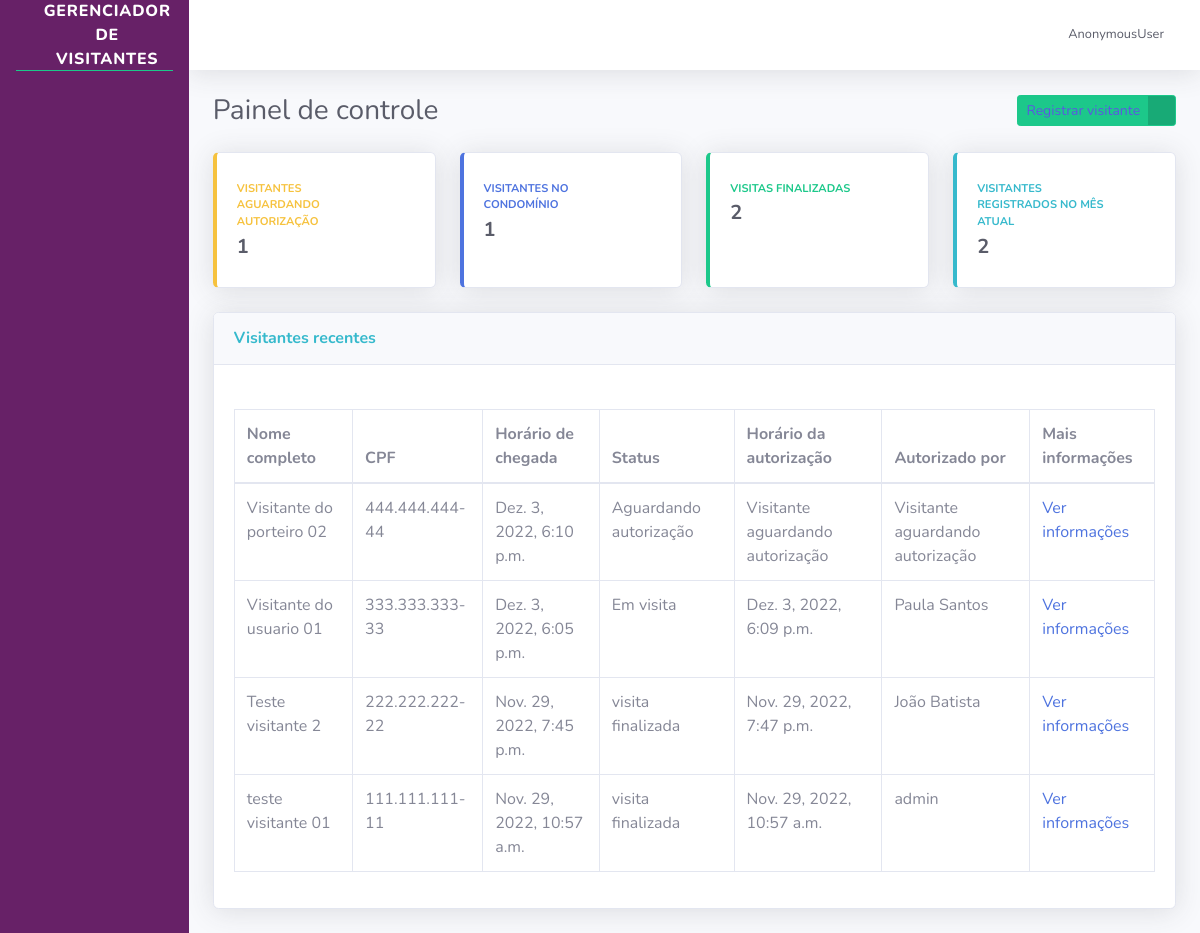
Screenshot of /dashboard/index/ with the database file from the repository.
### visitantes/models.py (models this page shows, shortened)
class Visitante(models.Model):
    STATUS_VISITANTE = [
        ("AGUARDANDO", "Aguardando autorização"),
        ("EM_VISITA", "Em visita"),
        ("FINALIZADO", "visita finalizada")
    ]
    status = models.CharField(
        verbose_name="Status",
        max_length=10,
        choices=STATUS_VISITANTE,
        default="AGUARDANDO"
    )
    nome_completo = models.CharField(
        verbose_name= "Nome completo",
        max_length=194
    )
    cpf = models.CharField(
        verbose_name="CPF",
        max_length=11
    )
    data_nascimento = models.DateField(
        verbose_name="Data de nascimento",
        auto_now=False,
        auto_now_add=False
    )
    numero_casa = models.PositiveSmallIntegerField(
        verbose_name="Número da casa a ser visitada",
    )
    placa_veiculo = models.CharField(
        verbose_name="Placa do veículo",
        max_length=7,
        blank=True,
        null=True
    )
    horario_chegada = models.DateTimeField(
        verbose_name="Horário de chegada na portaria",
        auto_now_add=True
    )
    horario_saida = models.DateTimeField(
        verbose_name="Horário de saída do condomínio",
        auto_now=False,
        blank=True,
        null=True
    )
    horario_autorizacao = models.DateTimeField(
        verbose_name="Horário de autorização de entrada",
        auto_now=False,
        blank=True,
        null=True
    )
    morador_responsavel = models.CharField(
       verbose_name="Nome do morador de autorizar a entrada do visitante",
       max_length=194,
       blank=True
    )
    registrado_por = models.ForeignKey(
        User,
        verbose_name="Responsável pelo registro",
        on_delete=models.PROTECT
    )
    def get_horario_autorizacao(self):
        if self.horario_autorizacao:
            return self.horario_autorizacao
        return "Visitante aguardando autorização"
    def get_morador_responsavel(self):
        if self.morador_responsavel:
            return self.morador_responsavel
        return "Visitante aguardando autorização"
    def get_cpf(self):
        if self.cpf:
            cpf = str(self.cpf)
            cpf_parte_um = cpf[0:3]
            cpf_parte_dois = cpf[3:6]
            cpf_parte_tres = cpf[6:9]
            cpf_parte_quatro = cpf[9:]
            cpf_formatado = f"{cpf_parte_um}.{cpf_parte_dois}.{cpf_parte_tres}-{cpf_parte_quatro}"
        return cpf_formatado
    class Meta:
        verbose_name = "Visitante"
        verbose_name_plural = "Visitantes"
        db_table="visitante"

### dashboard/views.py (the view)
# urls.py: path('dashboard/index/', IndexView.as_view(), name='index',),
class IndexView(GroupRequiredMixin,TemplateView):
    group_required = u'Porteiros'
    template_name = "dashboard/index.html"
    def get_context_data(self, *args, **kwargs):
        context = super().get_context_data(*args, **kwargs)
        todos_visitantes = Visitante.objects.order_by(
            "-horario_chegada"
        )
        visitantes_aguardando = todos_visitantes.filter(
            status="AGUARDANDO"
        )
        visitantes_em_visita = todos_visitantes.filter(
            status="EM_VISITA"
        )
        visitantes_finalizado = todos_visitantes.filter(
            status="FINALIZADO"
        )
        hora_atual = timezone.now()
        mes_atual = hora_atual.month
        visitantes_mes = todos_visitantes.filter(
            horario_chegada__month = mes_atual
        )
        context = {
            "nome_pagina": "Painel de controle",
            "todos_visitantes": todos_visitantes,
            "visitantes_aguardando": visitantes_aguardando.count(),
            "visitantes_em_visita": visitantes_em_visita.count(),
            "visitantes_finalizado": visitantes_finalizado.count(),
            "visitantes_mes": visitantes_mes.count(),
        }
        return context

### dashboard/templates/dashboard/index.html (shortened to what this page needs)
{% extends "dashboard/base.html" %}
{% block conteudo %}
<div class="container-fluid">
    <div class="d-sm-flex align-items-center justify-content-between mb-4">
        <h1 class="h3 mb-0 text-gray-800">{{ nome_pagina }}</h1>
        <a href="{% url 'registrar_visitantes' %}" class="btn btn-success btn-icon-split btn-sm">
            <span class="text" style="color: rgb(90, 88, 224);">Registrar visitante</span>
            <span class="icon text-white-50">
                <i class="fas fa-user-plus"></i>
            </span>
        </a>
    </div>
    <div class="row">
        <div class="col-xl-3 col-md-6 mb-4">
            <div class="card border-left-warning shadow h-100 py-2">
                <div class="card-body">
                    <div class="row no-gutters align-items-center">
                        <div class="col mr-2">
                            <div class="text-xs font-weight-bold text-warning text-uppercase mb-1">Visitantes aguardando autorização</div>
                            <div class="h5 mb-0 font-weight-bold text-gray-800">{{ visitantes_aguardando }}</div>
                        </div>
                        <div class="col-auto">
                            <i class="fas fa-user-lock fa-2x text-gray-300"></i>
                        </div>
                    </div>
                </div>
            </div>
        </div>
        <div class="col-xl-3 col-md-6 mb-4">
            <div class="card border-left-primary shadow h-100 py-2">
                <div class="card-body">
                    <div class="row no-gutters align-items-center">
                        <div class="col mr-2">
                            <div class="text-xs font-weight-bold text-primary text-uppercase mb-1">Visitantes no condomínio</div>
                            <div class="h5 mb-0 font-weight-bold text-gray-800">{{ visitantes_em_visita }}</div>
                        </div>
                        <div class="col-auto">
                            <i class="fas fa-user-clock fa-2x text-gray-300"></i>
                        </div>
                    </div>
                </div>
            </div>
        </div>
        <div class="col-xl-3 col-md-6 mb-4">
            <div class="card border-left-success shadow h-100 py-2">
                <div class="card-body">
                    <div class="row no-gutters align-items-center">
                        <div class="col mr-2">
                            <div class="text-xs font-weight-bold text-success text-uppercase mb-1">Visitas finalizadas</div>
                            <div class="h5 mb-0 font-weight-bold text-gray-800">{{ visitantes_finalizado }}</div>
                        </div>
                        <div class="col-auto">
                            <i class="fas fa-user-check fa-2x text-gray-300"></i>
                        </div>
                    </div>
                </div>
            </div>
        </div>
        <div class="col-xl-3 col-md-6 mb-4">
            <div class="card border-left-info shadow h-100 py-2">
                <div class="card-body">
                    <div class="row no-gutters align-items-center">
                        <div class="col mr-2">
                            <div class="text-xs font-weight-bold text-info text-uppercase mb-1">Visitantes registrados no mês atual</div>
                            <div class="h5 mb-0 font-weight-bold text-gray-800">{{ visitantes_mes }}</div>
                        </div>
                        <div class="col-auto">
                            <i class="fas fa-users fa-2x text-gray-300"></i>
                        </div>
                    </div>
                </div>
            </div>
        </div>
    </div>
    <div class="card shadow mb-4">
        <div class="card-header py-3 d-sm-flex align-items-center justify-content-between mb-4">
            <h6 class="m-0 font-weight-bold text-info">Visitantes recentes</h6>
        </div>
        <div class="card-body">
            <div class="table-responsive">
                <table class="table table-bordered">
                    <thead>
                        <th>Nome completo</th>
                        <th>CPF</th>
                        <th>Horário de chegada</th>
                        <th>Status</th>
                        <th>Horário da autorização</th>
                        <th>Autorizado por</th>
                        <th>Mais informações</th>
                    </thead>
                    <tbody>
                        {% for visitante in todos_visitantes %}
                        <tr>
                            <td>{{ visitante.nome_completo }}</td>
                            <td>{{ visitante.get_cpf }}</td>
                            <td>{{ visitante.horario_chegada }}</td>
                            <td>{{ visitante.get_status_display }}</td>
                            <td>{{ visitante.get_horario_autorizacao }}</td>
                            <td>{{ visitante.get_morador_responsavel }}</td>
                            <td>
                                <a href="{% url 'informacoes_visitante' id=visitante.id %}">
                                    Ver informações
                                </a>
                            </td>
                        </tr>
                        {% endfor %}
                    </tbody>
                </table>
            </div>
        </div>
    </div>
</div>
{% endblock conteudo %}

### dashboard/templates/dashboard/base.html (shortened to what this page needs)
{% load static %}
<!DOCTYPE html>
<html lang="pt-br">
<head>
    <link href="{% static 'css/style.css' %}" rel="stylesheet">
    <link href="{% static 'css/sb-admin-2.min.css' %}" rel="stylesheet">
    <link href="{% static 'vendor/fontawesome-free/css/all.min.css' %}" rel="stylesheet" type="text/css">
</head>
<body id="page-top">
    <div id="wrapper">
        <div class="navbar-nav bg-visint sidebar sidebar-dark" id="visintSidebar">
            <a class="sidebar-brand d-flex align-items-center justify-content-center" href="#">
                <div class="sidebar-brand-icon rotate-n-15">
                    <i class="fas fa-users"></i>
                </div>
                <div class="sidebar-brand-text">Gerenciador de Visitantes</div>
            </a>
            <hr class="sidebar-divider border-success">
        </div>
        <div id="content-wrapper" class="d-flex flex-column">
            <div id="content">
                <nav class="navbar navbar-expand navbar-light bg-white topbar mb-4 static-top shadow">
                    <ul class="navbar-nav ml-auto">
                        <li class="nav-item dropdown no-arrow">
                            <a class="nav-link dropdown-toggle" href="#" id="userDropdown" role="button" data-toggle="dropdown" aria-haspopup="true" aria-expanded="false">
                                <span class="mr-2 d-none d-lg-inline text-gray-800 small">
                                    <i class="fas fa-user-circle" aria-hidden="true"></i>
                                    <span id="username">{{ request.user }}</span>
                                </span>
                            </a>
                        </li>
                    </ul>
                </nav>
                {% block conteudo %}{% endblock conteudo %}
                    </div>
            </div>
        </div>
</body>
</html>

### static/css/style.css (style rules this page uses)
.bg-visint { background-color: #672167; }

### rows the page displays
Visitante: nome_completo "Visitante do porteiro 02", get_cpf "444.444.444-44", horario_chegada "Dez. 3, 2022, 6:10 p.m.", status "Aguardando autorização", get_horario_autorizacao "Visitante aguardando autorização", get_morador_responsavel "Visitante aguardando autorização"
Visitante: nome_completo "Visitante do usuario 01", get_cpf "333.333.333-33", horario_chegada "Dez. 3, 2022, 6:05 p.m.", status "Em visita", get_horario_autorizacao "Dez. 3, 2022, 6:09 p.m.", get_morador_responsavel "Paula Santos"
Visitante: nome_completo "Teste visitante 2", get_cpf "222.222.222-22", horario_chegada "Nov. 29, 2022, 7:45 p.m.", status "visita finalizada", get_horario_autorizacao "Nov. 29, 2022, 7:47 p.m.", get_morador_responsavel "João Batista"
Visitante: nome_completo "teste visitante 01", get_cpf "111.111.111-11", horario_chegada "Nov. 29, 2022, 10:57 a.m.", status "visita finalizada", get_horario_autorizacao "Nov. 29, 2022, 10:57 a.m.", get_morador_responsavel "admin"

### other values shown
{{ request.user }} "AnonymousUser"
{{ nome_pagina }} "Painel de controle"
{{ visitantes_aguardando }} "1"
{{ visitantes_em_visita }} "1"
{{ visitantes_finalizado }} "2"
{{ visitantes_mes }} "2"
